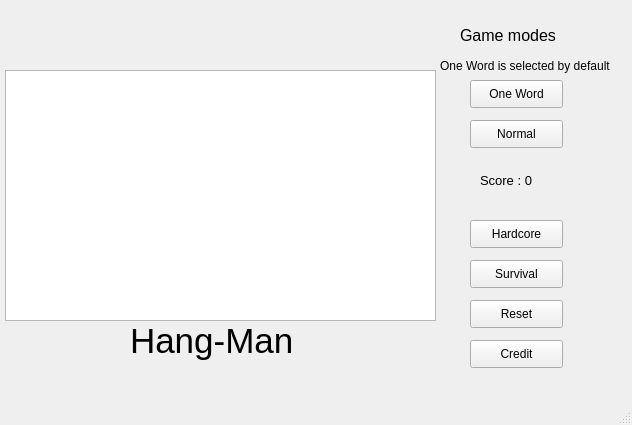
<?xml version="1.0" encoding="UTF-8"?>
<ui version="4.0">
 <class>game</class>
 <widget class="QMainWindow" name="game">
  <property name="geometry">
   <rect>
    <x>0</x>
    <y>0</y>
    <width>632</width>
    <height>425</height>
   </rect>
  </property>
  <property name="windowTitle">
   <string>game</string>
  </property>
  <widget class="QWidget" name="centralwidget">
   <widget class="QGraphicsView" name="graphicsView">
    <property name="geometry">
     <rect>
      <x>5</x>
      <y>70</y>
      <width>431</width>
      <height>251</height>
     </rect>
    </property>
   </widget>
   <widget class="QLabel" name="label">
    <property name="geometry">
     <rect>
      <x>70</x>
      <y>20</y>
      <width>281</width>
      <height>31</height>
     </rect>
    </property>
    <property name="font">
     <font>
      <pointsize>20</pointsize>
     </font>
    </property>
    <property name="text">
     <string/>
    </property>
   </widget>
   <widget class="QLabel" name="label_2">
    <property name="geometry">
     <rect>
      <x>480</x>
      <y>170</y>
      <width>151</width>
      <height>20</height>
     </rect>
    </property>
    <property name="font">
     <font>
      <pointsize>10</pointsize>
     </font>
    </property>
    <property name="text">
     <string>Score : 0</string>
    </property>
   </widget>
   <widget class="QLabel" name="label_3">
    <property name="geometry">
     <rect>
      <x>460</x>
      <y>10</y>
      <width>121</width>
      <height>51</height>
     </rect>
    </property>
    <property name="font">
     <font>
      <pointsize>12</pointsize>
     </font>
    </property>
    <property name="text">
     <string>Game modes</string>
    </property>
   </widget>
   <widget class="QPushButton" name="pushButton">
    <property name="geometry">
     <rect>
      <x>470</x>
      <y>80</y>
      <width>93</width>
      <height>28</height>
     </rect>
    </property>
    <property name="text">
     <string>One Word</string>
    </property>
   </widget>
   <widget class="QPushButton" name="pushButton_2">
    <property name="geometry">
     <rect>
      <x>470</x>
      <y>120</y>
      <width>93</width>
      <height>28</height>
     </rect>
    </property>
    <property name="text">
     <string>Normal</string>
    </property>
   </widget>
   <widget class="QPushButton" name="pushButton_3">
    <property name="geometry">
     <rect>
      <x>470</x>
      <y>220</y>
      <width>93</width>
      <height>28</height>
     </rect>
    </property>
    <property name="text">
     <string>Hardcore</string>
    </property>
   </widget>
   <widget class="QPushButton" name="pushButton_4">
    <property name="geometry">
     <rect>
      <x>470</x>
      <y>260</y>
      <width>93</width>
      <height>28</height>
     </rect>
    </property>
    <property name="text">
     <string>Survival</string>
    </property>
   </widget>
   <widget class="QLabel" name="label_4">
    <property name="geometry">
     <rect>
      <x>440</x>
      <y>40</y>
      <width>191</width>
      <height>51</height>
     </rect>
    </property>
    <property name="text">
     <string>One Word is selected by default</string>
    </property>
   </widget>
   <widget class="QLabel" name="label_5">
    <property name="geometry">
     <rect>
      <x>130</x>
      <y>310</y>
      <width>201</width>
      <height>61</height>
     </rect>
    </property>
    <property name="font">
     <font>
      <pointsize>26</pointsize>
     </font>
    </property>
    <property name="text">
     <string>Hang-Man</string>
    </property>
   </widget>
   <widget class="QPushButton" name="pushButton_5">
    <property name="geometry">
     <rect>
      <x>470</x>
      <y>300</y>
      <width>93</width>
      <height>28</height>
     </rect>
    </property>
    <property name="text">
     <string>Reset</string>
    </property>
   </widget>
   <widget class="QPushButton" name="pushButton_6">
    <property name="geometry">
     <rect>
      <x>470</x>
      <y>340</y>
      <width>93</width>
      <height>28</height>
     </rect>
    </property>
    <property name="text">
     <string>Credit</string>
    </property>
   </widget>
  </widget>
  <widget class="QMenuBar" name="menubar">
   <property name="geometry">
    <rect>
     <x>0</x>
     <y>0</y>
     <width>632</width>
     <height>26</height>
    </rect>
   </property>
  </widget>
  <widget class="QStatusBar" name="statusbar"/>
 </widget>
 <resources/>
 <connections/>
</ui>
